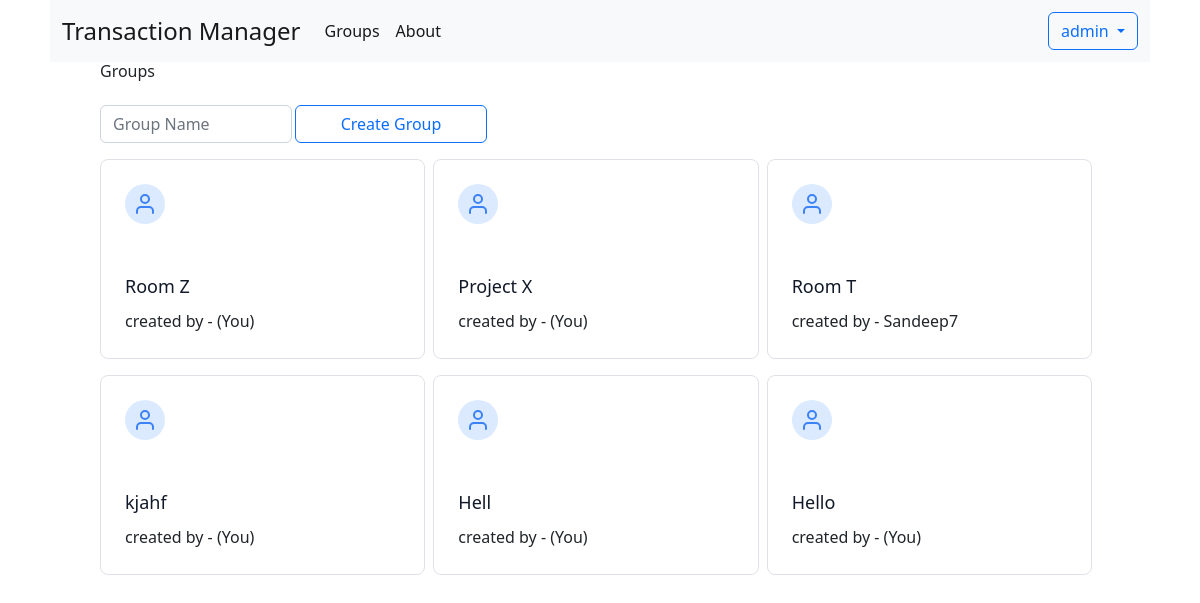
The page /groups (signed in) on the database its author committed.
### core/models.py (models this page shows, shortened)
class AbstractUser(AbstractBaseUser, PermissionsMixin):
    username_validator = UnicodeUsernameValidator()
    username        = models.CharField(
                        _("Username"),
                        max_length=150,
                        unique=True,
                        help_text=_(
                            "Required. 150 characters or fewer. Letters, digits and @/./+/-/_ only."
                        ),
                        validators=[username_validator],
                        error_messages={
                            "unique": _("A user with that username already exists."),
                        },
                    )
    password        = models.CharField(_("password"), max_length=128)
    first_name      = models.CharField(_("first name"), max_length=150, blank=True)
    last_name       = models.CharField(_("last name"), max_length=150, blank=True)
    mobile_number   = models.CharField(
                        blank = False,
                        unique = True,
                        max_length = 10,
                        help_text = "Enter 10 digit phone number only"
                    )
    email           = models.EmailField(_("email address"), blank=True)
    gender      = models.CharField(
                    max_length=50,
                    choices=sex_choice,
                    default='Male'
                )
    dob         = models.DateField(
                    _("date of birth"),
                    default=date.today,
                    null = True,
                    blank = True,
                    help_text="Please use the following format: <em>YYYY-MM-DD</em>."
                )
    date_joined     = models.DateTimeField(_("date joined"), default=timezone.now)
    is_staff        = models.BooleanField(
                        _("staff status"),
                        default = False,
                    )
    is_active       = models.BooleanField(
                        _("active"),
                        default = True,
                    )
    groups          = models.ManyToManyField("group.Group", related_name = "members", blank = True)
    objects = UserManager()
    EMAIL_FIELD = "email"
    USERNAME_FIELD = "username"
    REQUIRED_FIELDS = ["email"]
    class Meta:
        verbose_name = _("user")
        verbose_name_plural = _("users")
        abstract = True

class User(AbstractUser):
    pass

### group/models.py (models this page shows, shortened)
class Group(models.Model):
    name        = models.CharField(
                    _("Group Name"),
                    unique = True,
                    error_messages={
                        "unique": _("A group with that groupname already exists."),
                    },
                    max_length = 30,
                )
    created_by  = models.ForeignKey("core.User", on_delete = models.SET_NULL, null = True)
    created_on  = models.DateTimeField(default = timezone.now)
    savings     = models.IntegerField(verbose_name = "Savings", default = 0)
    maintainer  = models.ForeignKey(
                    "core.User",
                    verbose_name = "Savings Account Maintainer",
                    on_delete = models.SET_NULL,
                    related_name = "maintaining_groups",
                    related_query_name = "maintaining_groups",
                    blank = True,
                    null = True
                )
    inactive_members = models.ManyToManyField("core.User", related_name = "inactive_groups", blank = True)

### group/views.py (the view, shortened to what this page needs)
# urls.py: path('groups', views.groups_view, name = "groups"),
@login_required
def groups_view(request):
    context = {
        'title' : "Groups",
    }
    return render(request, "pages/groups.html", context)

### transaction_manager/templates/pages/groups.html (shortened to what this page needs)
{% extends '../base.html' %}
{% block body %}
  <div class="container">
      <h1>Groups</h1><br>
      <form method="post" style="display:flex; flex-wrap:wrap;gap:3px;">
        <div class="form-group w-48">
          <input required type="text" class="form-control" name="group_name" id="group_name" placeholder="Group Name">
        </div>
        <input type="submit" value="Create Group" class="w-48 btn btn-outline-primary"/>
      </form>
      <div style="display:flex; flex-wrap:wrap">
        {% for group in user.groups.all %}
            <div class="col-xl-4 col-md-6 col-12 pt-md-3 pt-2 pr-md-3 pr-2">
                <div class="border border-gray-200 p-6 rounded-lg">
                  <div
                    class="w-10 h-10 inline-flex items-center justify-center rounded-full bg-blue-100 text-blue-500 mb-5"
                  >
                    <a style="text-decoration:none" href="{% url 'group' group.id %}">
                    <svg
                      fill="none"
                      stroke="currentColor"
                      stroke-linecap="round"
                      stroke-linejoin="round"
                      stroke-width="2"
                      class="w-6 h-6"
                      viewBox="0 0 24 24"
                    >
                      <path d="M20 21v-2a4 4 0 00-4-4H8a4 4 0 00-4 4v2"></path>
                      <circle cx="12" cy="7" r="4"></circle>
                    </svg>
                  </div>
                  <h2 class="text-lg text-gray-900 font-medium title-font mb-2">
                    {{ group.name }}
                  </h2></a>
                  <p class="leading-relaxed text-base">
                    created by - {% if group.created_by == user %} (You) {% else %} {{ group.created_by.username }} {% endif %}
                  </p>
                </div>
            </div>
        {% endfor %}
      </div>
    </div>
{% endblock body %}

### transaction_manager/templates/nav.html (shortened to what this page needs)
<nav class="navbar navbar-expand-lg navbar-light bg-light">
  <div class="container-fluid">
    <a class="navbar-brand fs-4" href="{% url 'home' %}">Transaction Manager</a>
    <div class="collapse navbar-collapse" id="navbarSupportedContent">
        {% if user.is_authenticated %}
          <ul class="navbar-nav me-auto mb-2 mb-lg-0">
          <li class="nav-item">
            <a class="nav-link active" aria-current="page" href="{% url 'groups' %}">Groups</a>
          </li>
          <li class="nav-item">
            <a class="nav-link active" aria-current="page" href="{% url 'about' %}">About</a>
          </li>
        </ul>
        {% endif %}
				{% if user.is_authenticated %}
        <div class="navbar-nav">
					<div class="nav-item dropdown" style="">
            <button class="btn btn-outline-primary dropdown-toggle" type="button" data-bs-toggle="dropdown" aria-expanded="false">
              {{ user.username }}
            </button>
          </div>
        </div>
        {% else %}
					<div class="form-inline my-2 my-lg-0">
						<a href="{% url 'login' %}" class="btn btn-outline-success">Login</a>
						<a href="{% url 'signup' %}" class="btn btn-primary ml-3">Signup</a>
					</div>
				{% endif %}
      </div>
    </div>
  </nav>

### rows shown on the page
User: username "admin"
Group: name "Room Z", shows "(You)"
Group: name "Project X", shows "(You)"
Group: name "Room T", created_by.username "Sandeep7"
Group: name "kjahf", shows "(You)"
Group: name "Hell", shows "(You)"
Group: name "Hello", shows "(You)"
